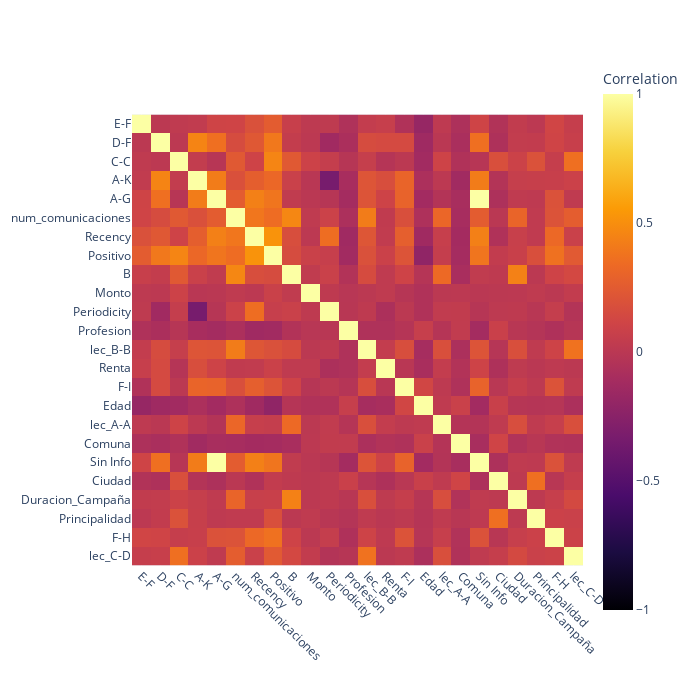

The cell this chart's notebook holds for it:
### Code cell
# Corr
correlations = tags_view_corr.corr()

fig=px.imshow(correlations,
          labels=dict(x="", y="", color="Correlation"),
          x=tag_select,
          y=tag_select,
          zmin=-1,
          zmax=1,
          color_continuous_scale="Inferno")

fig.layout.height = 700
fig.layout.width = 700
fig.update_xaxes(
        tickangle = 45)

fig.show()

### Figure 1 — Plotly figure (JSON) as saved in the notebook; plotly's stock layout.template omitted (floating-point values rounded to 4 significant figures; data arrays with more than 128 entries replaced by an {"elided": "..."} marker saying what was removed)
{"data": [{"coloraxis": "coloraxis", "hovertemplate": "x: %{x}<br>y: %{y}<br>Correlation: %{z}<extra></extra>", "name": "0", "type": "heatmap", "x": ["E-F", "D-F", "C-C", "A-K", "A-G", "num_comunicaciones", "Recency", "Positivo", "B", "Monto", "Periodicity", "Profesion", "lec_B-B", "Renta", "F-I", "Edad", "lec_A-A", "Comuna", "Sin Info", "Ciudad", "Duracion_Campaña", "Principalidad", "F-H", "lec_C-D"], "xaxis": "x", "y": ["E-F", "D-F", "C-C", "A-K", "A-G", "num_comunicaciones", "Recency", "Positivo", "B", "Monto", "Periodicity", "Profesion", "lec_B-B", "Renta", "F-I", "Edad", "lec_A-A", "Comuna", "Sin Info", "Ciudad", "Duracion_Campaña", "Principalidad", "F-H", "lec_C-D"], "yaxis": "y", "z": {"elided": "24x24 float values"}}], "layout": {"coloraxis": {"cmax": 1, "cmin": -1, "colorbar": {"title": {"text": "Correlation"}}, "colorscale": [[0, "#000004"], [0.1111, "#1b0c41"], [0.2222, "#4a0c6b"], [0.3333, "#781c6d"], [0.4444, "#a52c60"], [0.5556, "#cf4446"], [0.6667, "#ed6925"], [0.7778, "#fb9b06"], [0.8889, "#f7d13d"], [1, "#fcffa4"]]}, "height": 700, "margin": {"t": 60}, "width": 700, "xaxis": {"anchor": "y", "constrain": "domain", "domain": [0, 1], "scaleanchor": "y", "tickangle": 45}, "yaxis": {"anchor": "x", "autorange": "reversed", "constrain": "domain", "domain": [0, 1]}}}
